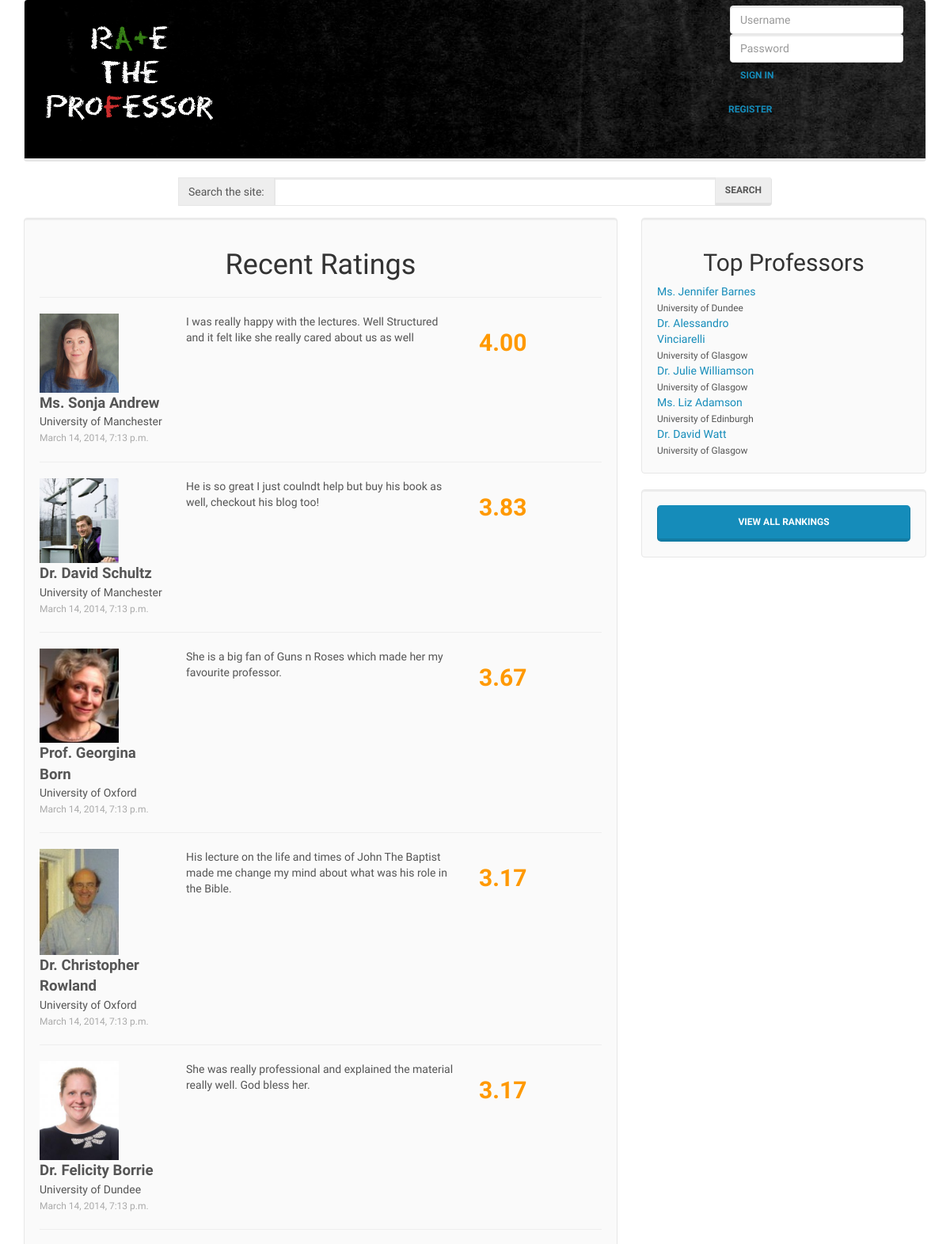
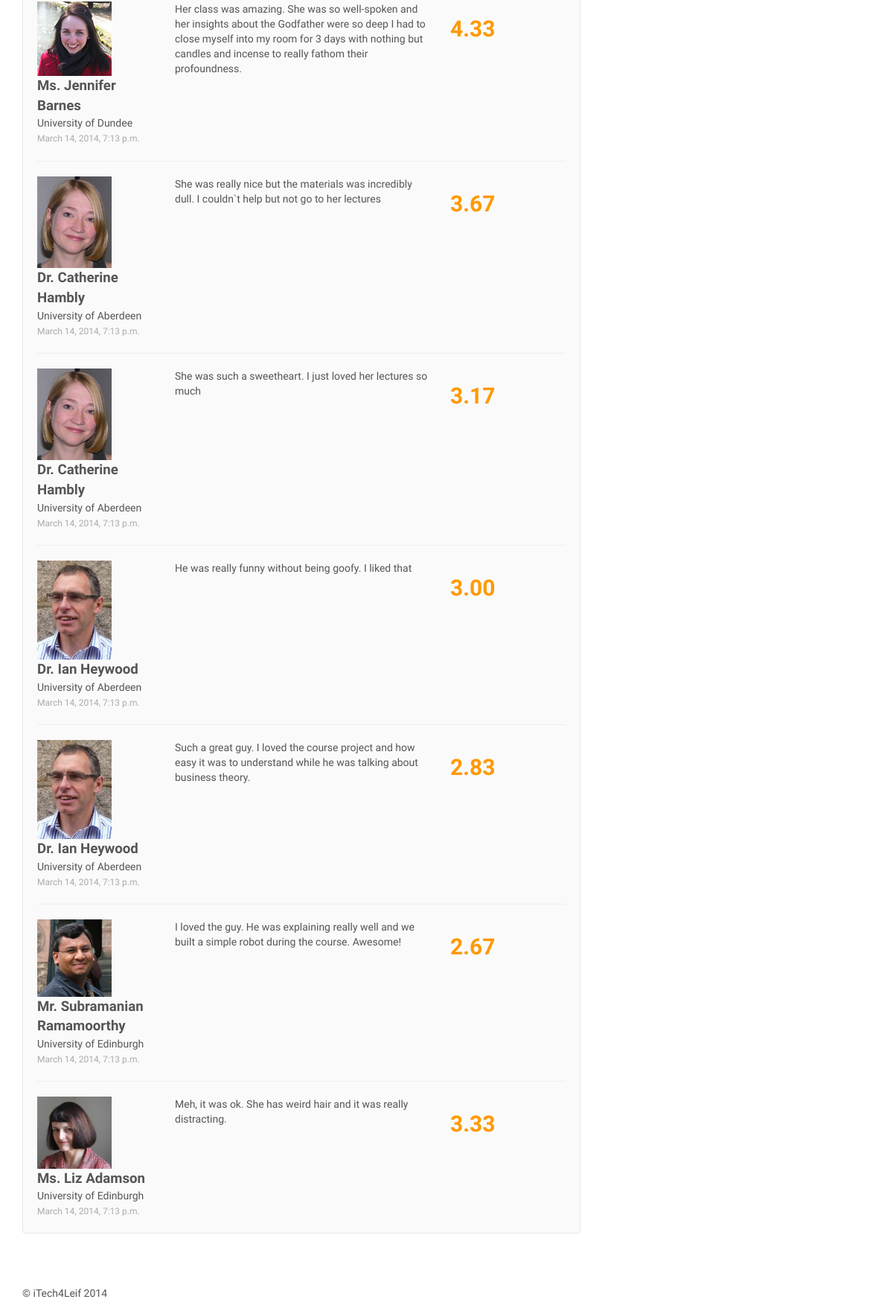
The app's page /, older data (2 pictures, top to bottom).
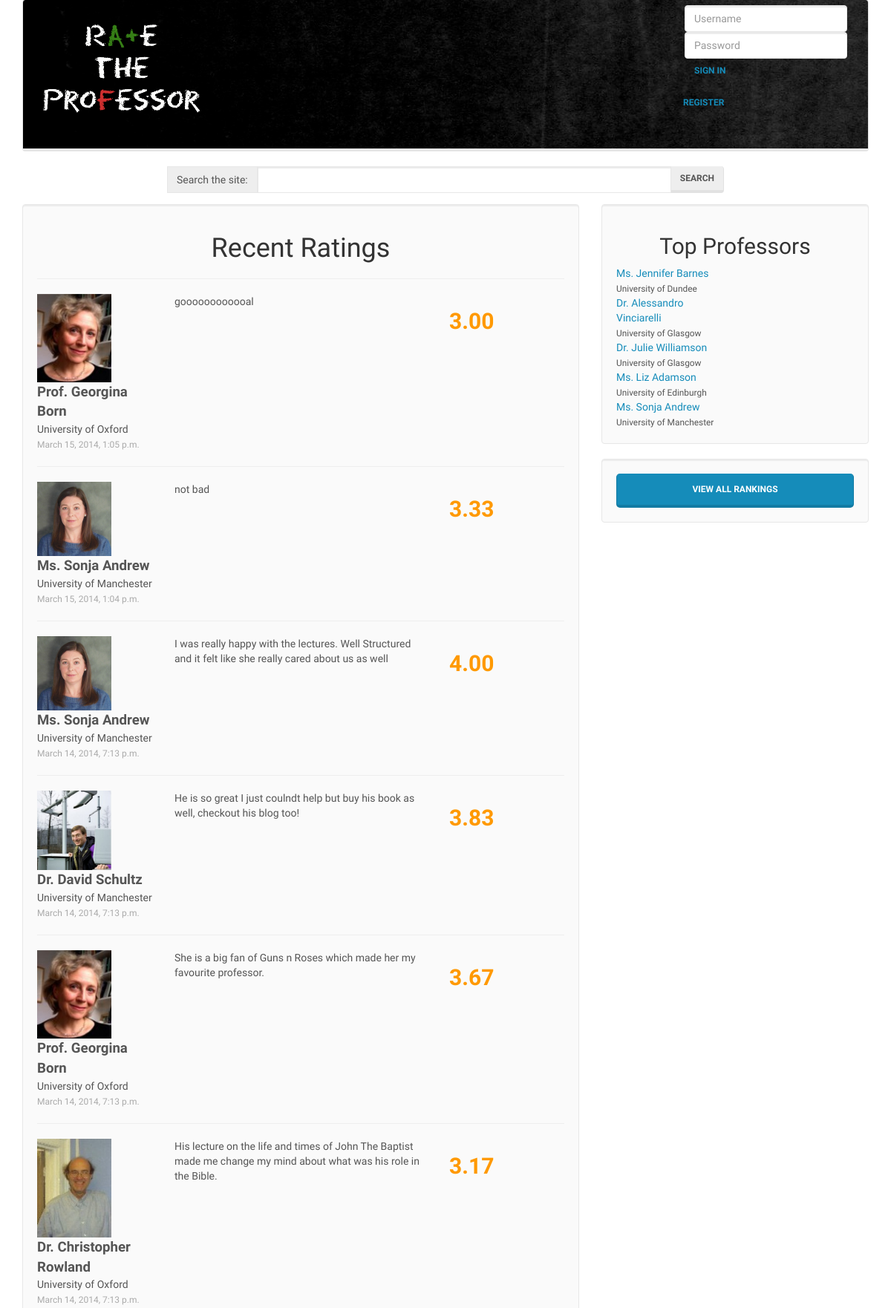
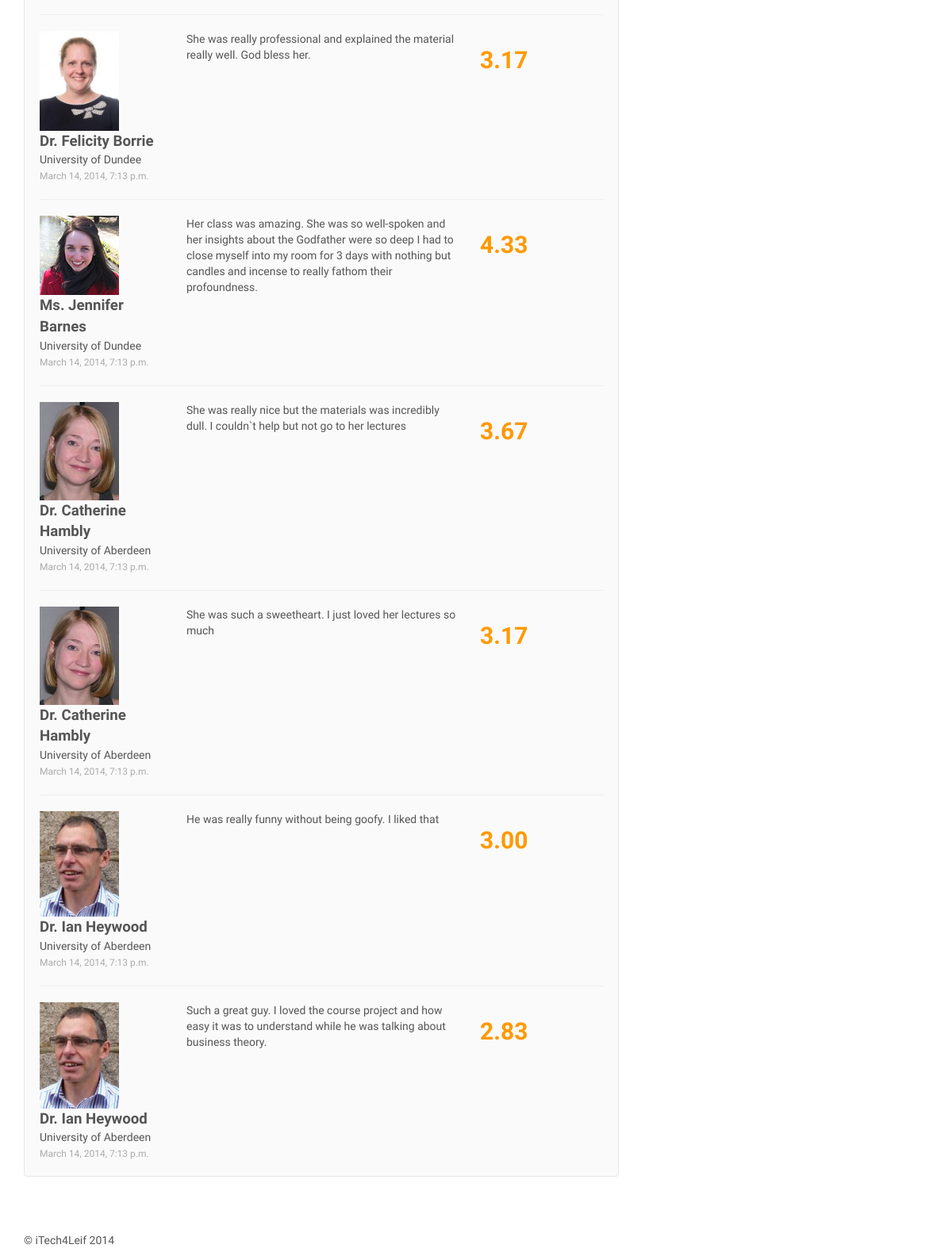
The same page, newer data (2 pictures, top to bottom).
### rate_the_professor/models.py (models this page shows, shortened)
class Rating(models.Model):
    user = models.ForeignKey(User, null=True)
    professor = models.ForeignKey(Professor)
    communication = models.DecimalField(max_digits=2, decimal_places=1, default=2.5)
    knowledge = models.DecimalField(max_digits=2, decimal_places=1, default=2.5)
    approachability = models.DecimalField(max_digits=2, decimal_places=1, default=2.5)
    enthusiasm = models.DecimalField(max_digits=2, decimal_places=1, default=2.5)
    clarity = models.DecimalField(max_digits=2, decimal_places=1, default=2.5)
    awesomeness = models.DecimalField(max_digits=2, decimal_places=1, default=2.5)
    comment = models.CharField(max_length=1024, null=False)
    datetime = models.DateTimeField(auto_now_add=True)
    def _calculate_rating(self):
        return u'%.2f' % ((self.communication + self.knowledge + self.approachability
                + self.enthusiasm + self.clarity + self.awesomeness) / 6)
    rating = property(_calculate_rating)

class Professor(models.Model):
    title = models.CharField(max_length=64)
    first_name = models.CharField(max_length=256)
    last_name = models.CharField(max_length=256)
    sum_of_communication = models.DecimalField(max_digits=10, decimal_places=1, default=2.5)
    no_of_communication = models.IntegerField(default=1)
    overall_communication = models.DecimalField(max_digits=2, decimal_places=1, default=2.5)
    sum_of_knowledge = models.DecimalField(max_digits=10, decimal_places=1, default=2.5)
    no_of_knowledge = models.IntegerField(default=1)
    overall_knowledge = models.DecimalField(max_digits=2, decimal_places=1, default=2.5)
    sum_of_approachability = models.DecimalField(max_digits=10, decimal_places=1, default=2.5)
    no_of_approachability = models.IntegerField(default=1)
    overall_approachability = models.DecimalField(max_digits=2, decimal_places=1, default=2.5)
    sum_of_enthusiasm = models.DecimalField(max_digits=10, decimal_places=1, default=2.5)
    no_of_enthusiasm = models.IntegerField(default=1)
    overall_enthusiasm = models.DecimalField(max_digits=2, decimal_places=1, default=2.5)
    sum_of_clarity = models.DecimalField(max_digits=10, decimal_places=1, default=2.5)
    no_of_clarity = models.IntegerField(default=1)
    overall_clarity = models.DecimalField(max_digits=2, decimal_places=1, default=2.5)
    sum_of_awesomeness = models.DecimalField(max_digits=10, decimal_places=1, default=2.5)
    no_of_awesomeness = models.IntegerField(default=1)
    overall_awesomeness = models.DecimalField(max_digits=2, decimal_places=1, default=2.5)
    sum_of_ratings = models.DecimalField(max_digits=10, decimal_places=1, default=2.5)
    no_of_ratings = models.IntegerField(default=1)
    overall_rating = models.DecimalField(max_digits=2, decimal_places=1, default=2.5)
    picture = models.ImageField(upload_to='professors', blank=True)
    university = models.ForeignKey(University)
    courses_taught = models.ManyToManyField(Course)
    website_url = models.URLField()
    def _full_name(self):
        return u'%s %s %s ' % (self.title, self.first_name, self.last_name)
    full_name = property(_full_name)

class University(models.Model):
    uni_name = models.CharField(max_length=256, unique=True)
    website_url = models.URLField()
    class Meta:
        verbose_name_plural = "Universities"
    def __unicode__(self):
        return self.uni_name

### rate_the_professor/views.py (the view)
# urls.py: urlpatterns = patterns('',url(r'^$', views.index, name='index')
def index(request):
    context = RequestContext(request)
    recent_ratings = Rating.objects.order_by('-id')[:12]
    top_professors = Professor.objects.order_by('-overall_rating')[:5]
    context_dict = {'recent_ratings': recent_ratings, 'top_professors': top_professors}
    return render_to_response('rate_the_professor/index.html', context_dict, context)

### templates/rate_the_professor/index.html (shortened to what this page needs)
{% extends 'rate_the_professor/base.html' %}
{% load static %}
{% block body_block %}
<div class="row">
    <div class="col-md-8 col-md-offset-2">
        <div class="form-group">
			<form class="input-group" role="form" id="search_form" method="post" action="/rate_the_professor/suggest_professor/">
                <span class="input-group-addon">Search the site:</span>
                <input type="text" class="form-control" name="query" value="" id="query">
                <span class="input-group-btn">
	                <button type="submit" class="btn btn-default" name="submit" value="Search">Search</button>
                </span>
			</form>
        </div>
    </div>
</div>
<div class="row">
	<div class="col-md-8">
		<div class="well" id="ratings-main">
			<h1 class = "centered-text">Recent Ratings</h1>
			{% if recent_ratings %}
				{% for rating in recent_ratings %}
					<hr>
					<div class="row">
						<div class="col-md-3">
		                    <a href="/rate_the_professor/professor/{{ rating.professor.id }}/">
			                    <img class="comment-pic" src="/media/professors/{{ rating.professor.picture }}">
		                    </a>
							<div><strong class="big-text">{{ rating.professor.full_name }}</strong></div>
							<div>{{ rating.professor.university.uni_name }}</div>
							<div><span class="date">{{ rating.datetime }}</span></div>
						</div>
						<div class="col-md-6">{{ rating.comment }}</div>
						<div class="col-md-3">
							<h2 class="number-rating">{{ rating.rating }}</h2>
						</div>
					</div>
				{% endfor %}
			{% else %}
			<strong>There are no ratings present.</strong>
			{% endif %}
		</div>
	</div>
	<div class="col-md-4">
		<div class="well">
			<h2 class="centered-text">Top Professors</h2>
            {% include "rate_the_professor/top_rating.html" with professors=top_professors %}
		</div>
        <div class="well">
            <a href="/rate_the_professor/ranking/" class="btn btn-primary btn-lg btn-block">View All Rankings</a>
		</div>
	</div>
</div>
{% endblock %}

### templates/rate_the_professor/base.html (shortened to what this page needs)
{% load static %}
<!DOCTYPE html>
<html>
<head>
	<link href="{% static 'css/bootstrap.css' %}" rel="stylesheet">
	<link href="{% static 'css/bootstrap.min.css' %}" rel="stylesheet" media="screen">
</head>
<body>
	<div class="container">
		<div class="navbar navbar-default">
			<div class="row">
				<div class="col-md-3">
					<div class="navbar-header">
						<a href="/rate_the_professor/"><img src="{% static 'img/logo.png' %}" class="navbar-brand"></a>
					</div>
				</div>
				{% if user.is_authenticated %}
					<div class="col-md-3 col-md-offset-6">
						<div class="btn-group">
							<a href="/rate_the_professor/user/" class="btn btn-lg btn-link">
								<div class="thumbnail">
									{% if user_profile.picture %}
										<img class= "thumbnail" src="/media/user/{{ user_profile.picture }}">
									{% else %}
										<img class= "thumbnail" src="{% static 'img/profpic.png' %}">
									{% endif %}
								</div>
							</a>
							<a href="/rate_the_professor/user/" class="btn btn-lg btn-link">Welcome back, {{ user.username }}</a>
							<a href="/rate_the_professor/logout/" class="btn btn-lg btn-link">Logout</a>
						</div>
					</div>
				{% else %}
					<div class="col-md-3 col-md-offset-6">
						<form class="navbar-form" id="login_form" method="post" action="/rate_the_professor/login/">
							<div class="form-group">
								<input type="text" class="form-control" id="id_username" name="username" placeholder="Username">
								<input type="password" class="form-control" id="id_password" name="password" placeholder="Password" />
								<div class="list-group-horizontal">
									<button type="submit" for="login_form" class="btn btn-link">Sign in</button>
								</div>
							</div>
						</form>
						<form action="/rate_the_professor/register/">
							<button type="submit" class="btn btn-link">Register</button>
						</form>
					</div>
				{% endif %}
			</div>
		</div>
		<div id="b">
			{% block body_block %}{% endblock %}
		</div>
		<footer>
			<p>&copy; iTech4Leif 2014</p>
		</footer>
	</div>
</body>
</html>

### templates/rate_the_professor/top_rating.html (shortened to what this page needs)
{% if professors %}
    {% for professor in professors %}
        <div class="row">
            <div class="col-md-6">
                <a href="/rate_the_professor/professor/{{ professor.id }}/">{{ professor.full_name }}</a>
                <br><small>{{ professor.university }}</small>
            </div>
            <div class="col-md-6 big-rating" title="{{ professor.overall_rating }} stars">{{ professor.overall_rating }}</div>
        </div>
    {% endfor %}
{% else %}
    <strong>There are no professors present.</strong>
{% endif %}

Row changes from the older to the newer data that the page shows:
no longer on this page (row unchanged): Rating: professor.picture (picture), professor.full_name "Mr. Subramanian Ramamoorthy", professor.university.uni_name "University of Edinburgh", datetime "March 14, 2014, 7:13 p.m.", comment "I loved the guy. He was explaining really well and we built a simple robot during the course. Awesome!", rating "2.67"
no longer on this page (row unchanged): Rating: professor.picture (picture), professor.full_name "Ms. Liz Adamson", professor.university.uni_name "University of Edinburgh", datetime "March 14, 2014, 7:13 p.m.", comment "Meh, it was ok. She has weird hair and it was really distracting.", rating "3.33"
no longer on this page (row unchanged): Professor: full_name "Dr. David Watt", university "University of Glasgow"
added Rating: professor.picture (picture), professor.full_name "Prof. Georgina Born", professor.university.uni_name "University of Oxford", datetime "March 15, 2014, 1:05 p.m.", comment "goooooooooooal", rating "3.00"
added Rating: professor.picture (picture), professor.full_name "Ms. Sonja Andrew", professor.university.uni_name "University of Manchester", datetime "March 15, 2014, 1:04 p.m.", comment "not bad", rating "3.33"
now on this page (row edited): Professor: full_name "Ms. Sonja Andrew", university "University of Manchester"
